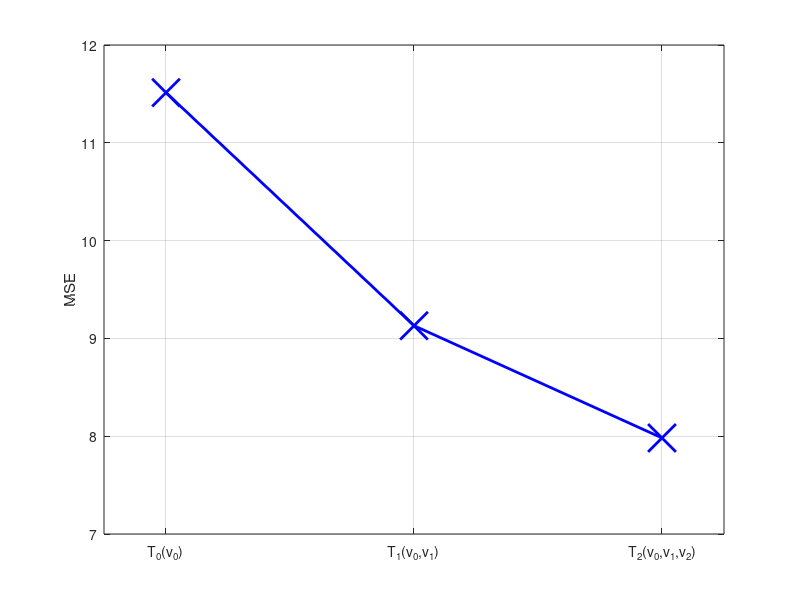

The MATLAB script that drew this image: (Note: this script raises an error after producing the figure.)
function example4()

    % Example 4
    
    % Reference:
    %   Paper   = Optimal modeling of nonlinear systems: method of variable injections. (Submitted paper - 2023)
    %   Authors = Soto-Quiros, Pablo and Torokhti, Anatoli

    clc; clear; close all

    m=50; 

    % Error T0(v0)
    q0=50; 
    s=10000; alpha=1.65;
    X=alpha*rand(m,s);    
    Aux1=rand(q0,s); N=Aux1-X; 
    Y=X+N;
    V0=Y;
    Z0=V0;          
    Exx=(1/s)*(X*X');
    Exz0=(1/s)*(X*Z0'); Ez0z0=(1/s)*(Z0*Z0');
    A0=Exz0*sqrtm(pinv(Ez0z0));                  
    error0=trace(Exx)-norm(A0,'fro')^2;
    fprintf(['MSE for T(v0) = ', num2str(error0),'\n'])

    % Example T1(v0,v1)
    q0=50; q1=50; 
    s=200; alpha=2.1;
    X=alpha*rand(m,s);    
    Aux1=rand(q0,s); N=Aux1-X; 
    Y=X+N;
    V0=Y; V1=rand(q1,s);
    Z0=V0;          
    Ev1z0=(1/s)*(V1*Z0'); Ez0z0=(1/s)*(Z0*Z0'); Z1=V1-Ev1z0*pinv(Ez0z0)*Z0;
    %Covariance matrices    
    Exz0=(1/s)*(X*Z0'); Ez0z0=(1/s)*(Z0*Z0');
    A0=Exz0*sqrtm(pinv(Ez0z0));                  
    Exz1=(1/s)*(X*Z1'); Ez1z1=(1/s)*(Z1*Z1');
    A1=Exz1*sqrtm(pinv(Ez1z1));

    %Compute error
    Exx=(1/s)*(X*X');

    error1=trace(Exx)-norm(A0,'fro')^2-norm(A1,'fro')^2;
    fprintf(['MSE for T(v0,v1) = ', num2str(error1),'\n'])

    % Example T2(v0,v1,v2)
    q0=50; q1=50; q2=50; 
    s=200; alpha=2.75;
    X=alpha*rand(m,s);    
    Aux1=rand(q0,s); N=Aux1-X; 
    Y=X+N;
    V0=Y; V1=rand(q1,s); V2=rand(q2,s);
    Z0=V0;          
    Ev1z0=(1/s)*(V1*Z0'); Ez0z0=(1/s)*(Z0*Z0'); Z1=V1-Ev1z0*pinv(Ez0z0)*Z0;
    Ev2z0=(1/s)*(V2*Z0'); Ev2z1=(1/s)*(V2*Z1'); Ez1z1=(1/s)*(Z1*Z1'); Z2=V2-Ev2z0*pinv(Ez0z0)*Z0-Ev2z1*pinv(Ez1z1)*Z1;
    %Covariance matrices    
    Exz0=(1/s)*(X*Z0'); Ez0z0=(1/s)*(Z0*Z0');
    A0=Exz0*sqrtm(pinv(Ez0z0));         
    Exz1=(1/s)*(X*Z1'); Ez1z1=(1/s)*(Z1*Z1');
    A1=Exz1*sqrtm(pinv(Ez1z1));                 
    Exz2=(1/s)*(X*Z2'); Ez2z2=(1/s)*(Z2*Z2');
    A2=Exz2*sqrtm(pinv(Ez2z2));
    %Compute error
    Exx=(1/s)*(X*X');
    error2=trace(Exx)-norm(A0,'fro')^2-norm(A1,'fro')^2-norm(A2,'fro')^2;
    fprintf(['MSE for T(v0,v1,v2) = ', num2str(error2),'\n'])
    
    x=[1 2 3];
    y=[error0 error1 error2];
    
    p=plot(x,y,'-bx','LineWidth',2,'MarkerSize',20);
    grid on
    xticks([1 2 3])
    xticklabels({'T_0(v_0)','T_1(v_0,v_1)','T_2(v_0,v_1,v_2)'})
    xlim([0.75,3.25])
    ylim([7,12])
    ylabel('MSE')
    p.MarkerEdgeColor = [1 0 0];
      
end

